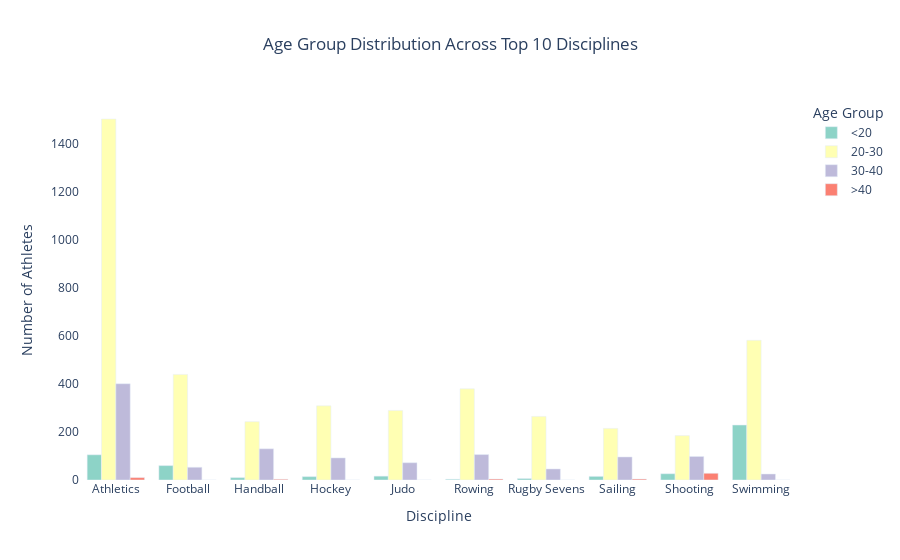

Source (notebook cell):
### Code cell
import pandas as pd
import plotly.express as px

# Prepare data
discipline_age = pd.crosstab(adf['disciplines'], adf['age_group']).reset_index()
top_10_disciplines = discipline_age.set_index('disciplines').sum(axis=1).nlargest(10).index
filtered_data = discipline_age[discipline_age['disciplines'].isin(top_10_disciplines)]

# Melt data for Plotly
melted_data = filtered_data.melt(id_vars=['disciplines'], var_name='Age Group', value_name='Count')

# Create side-by-side bar chart
fig = px.bar(
    melted_data,
    x='disciplines',
    y='Count',
    color='Age Group',
    barmode='group',  # Side-by-side bars
    title="Age Group Distribution Across Top 10 Disciplines",
    labels={'disciplines': 'Discipline', 'Count': 'Number of Athletes'},
    color_discrete_sequence=px.colors.qualitative.Set3
)

# Customize layout
fig.update_layout(
    xaxis_title="Discipline",
    yaxis_title="Number of Athletes",
    plot_bgcolor='white',
    title_x=0.5,
    legend_title="Age Group"
)
fig.show()

### Figure 1 — Plotly figure (JSON) as saved in the notebook; plotly's stock layout.template omitted (floating-point values rounded to 4 significant figures)
{"data": [{"alignmentgroup": "True", "hovertemplate": "Age Group=<20<br>Discipline=%{x}<br>Number of Athletes=%{y}<extra></extra>", "legendgroup": "<20", "marker": {"color": "rgb(141,211,199)", "pattern": {"shape": ""}}, "name": "<20", "offsetgroup": "<20", "orientation": "v", "showlegend": true, "textposition": "auto", "type": "bar", "x": ["Athletics", "Football", "Handball", "Hockey", "Judo", "Rowing", "Rugby Sevens", "Sailing", "Shooting", "Swimming"], "xaxis": "x", "y": [105, 60, 10, 14, 16, 3, 6, 15, 26, 229], "yaxis": "y"}, {"alignmentgroup": "True", "hovertemplate": "Age Group=20-30<br>Discipline=%{x}<br>Number of Athletes=%{y}<extra></extra>", "legendgroup": "20-30", "marker": {"color": "rgb(255,255,179)", "pattern": {"shape": ""}}, "name": "20-30", "offsetgroup": "20-30", "orientation": "v", "showlegend": true, "textposition": "auto", "type": "bar", "x": ["Athletics", "Football", "Handball", "Hockey", "Judo", "Rowing", "Rugby Sevens", "Sailing", "Shooting", "Swimming"], "xaxis": "x", "y": [1504, 440, 243, 309, 290, 380, 265, 215, 185, 582], "yaxis": "y"}, {"alignmentgroup": "True", "hovertemplate": "Age Group=30-40<br>Discipline=%{x}<br>Number of Athletes=%{y}<extra></extra>", "legendgroup": "30-40", "marker": {"color": "rgb(190,186,218)", "pattern": {"shape": ""}}, "name": "30-40", "offsetgroup": "30-40", "orientation": "v", "showlegend": true, "textposition": "auto", "type": "bar", "x": ["Athletics", "Football", "Handball", "Hockey", "Judo", "Rowing", "Rugby Sevens", "Sailing", "Shooting", "Swimming"], "xaxis": "x", "y": [401, 53, 130, 92, 72, 106, 46, 96, 98, 25], "yaxis": "y"}, {"alignmentgroup": "True", "hovertemplate": "Age Group=>40<br>Discipline=%{x}<br>Number of Athletes=%{y}<extra></extra>", "legendgroup": ">40", "marker": {"color": "rgb(251,128,114)", "pattern": {"shape": ""}}, "name": ">40", "offsetgroup": ">40", "orientation": "v", "showlegend": true, "textposition": "auto", "type": "bar", "x": ["Athletics", "Football", "Handball", "Hockey", "Judo", "Rowing", "Rugby Sevens", "Sailing", "Shooting", "Swimming"], "xaxis": "x", "y": [10, 0, 3, 0, 0, 4, 0, 4, 28, 0], "yaxis": "y"}], "layout": {"barmode": "group", "legend": {"title": {"text": "Age Group"}, "tracegroupgap": 0}, "plot_bgcolor": "white", "title": {"text": "Age Group Distribution Across Top 10 Disciplines", "x": 0.5}, "xaxis": {"anchor": "y", "domain": [0, 1], "title": {"text": "Discipline"}}, "yaxis": {"anchor": "x", "domain": [0, 1], "title": {"text": "Number of Athletes"}}}}
